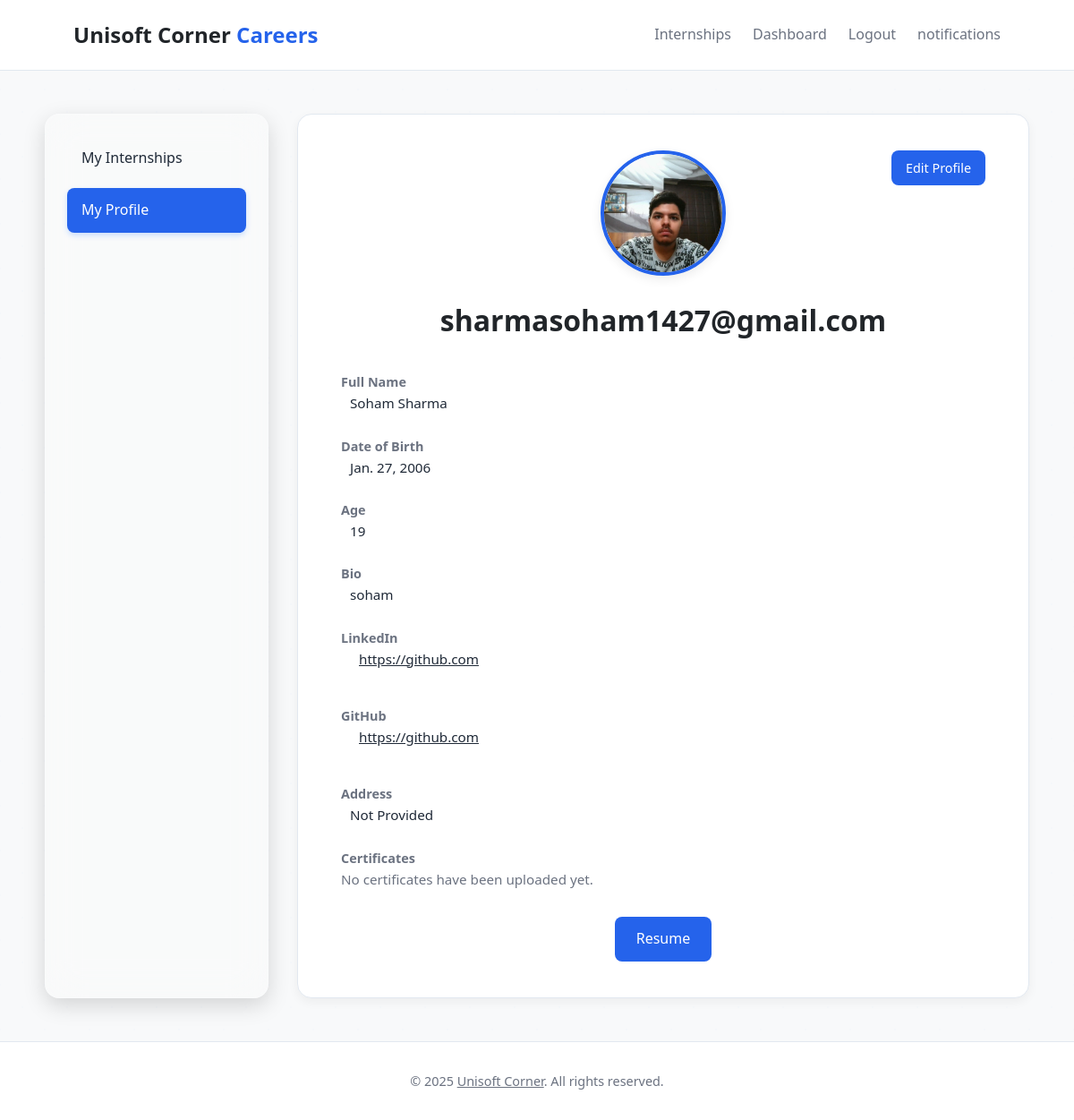
The app's page /account/dashboard/ (signed in), older data.
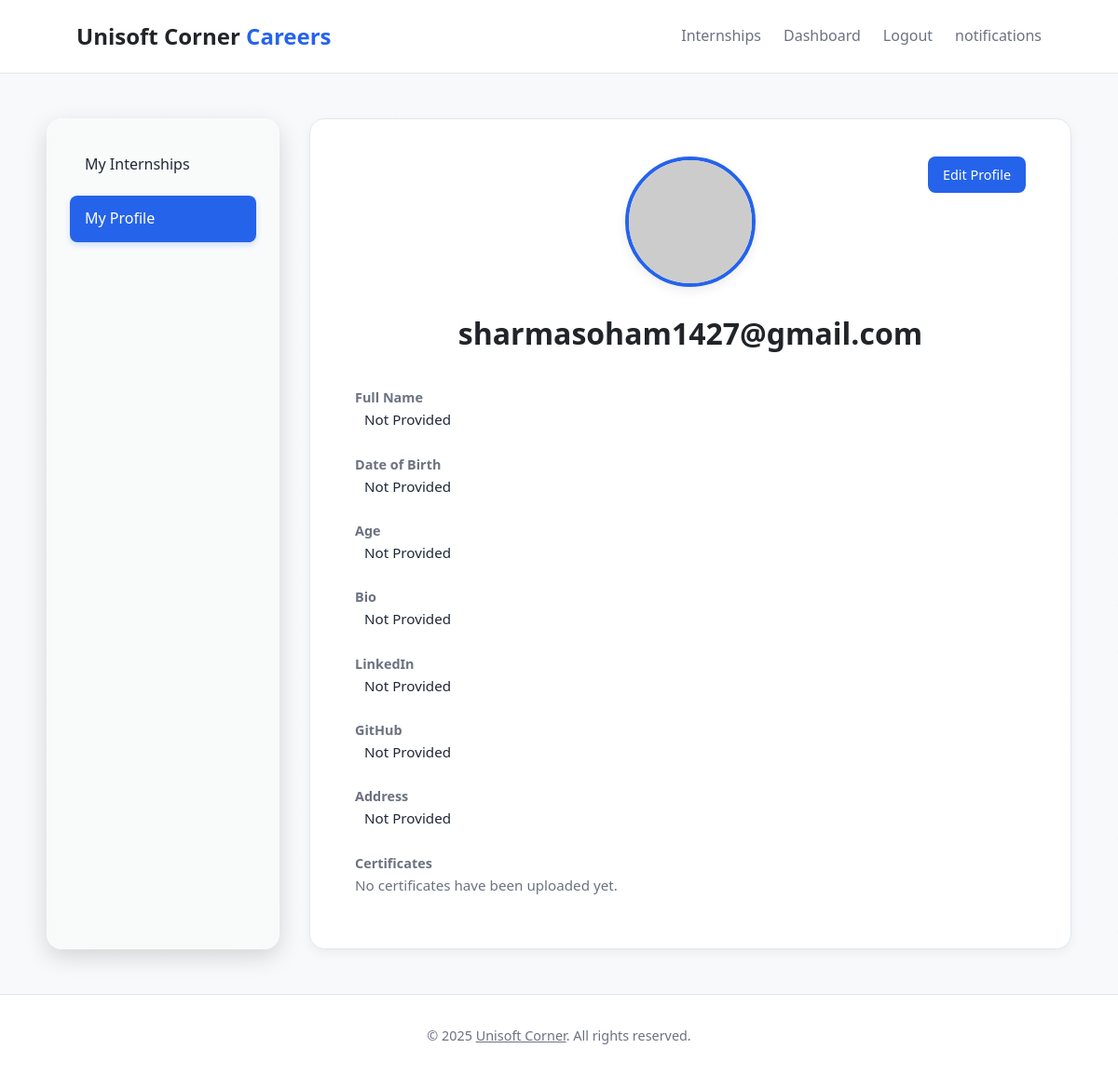
The same page, newer data.
### users/models.py (models this page shows, shortened)
class UserProfile(models.Model):
    user = models.OneToOneField(User, on_delete=models.CASCADE, related_name='profile')
    full_name = models.CharField(max_length=255, blank=True)
    dob = models.DateField(null=True, blank=True)
    profile_picture = models.ImageField(upload_to=upload_to_profile_pic, blank=True, null=True)
    resume = models.FileField(upload_to=upload_to_resume, blank=True, null=True)
    bio = models.TextField(blank=True, null=True)
    linkedin_url = models.URLField(blank=True)
    github_url = models.URLField(blank=True, null=True)
    address = models.TextField(blank=True, null=True)
    is_profile_complete = models.BooleanField(default=False)

class User(AbstractBaseUser, PermissionsMixin):
    email = models.EmailField(unique=True)
    is_staff = models.BooleanField(default=False) # Required for admin access
    is_active = models.BooleanField(default=True)
    date_joined = models.DateTimeField(default=timezone.now)
    USERNAME_FIELD = 'email'
    REQUIRED_FIELDS = [] # No other fields are required for createsuperuser
    objects = CustomUserManager()

### users/views.py (the view)
# urls.py: path('dashboard/', views.dashboard_view, name='dashboard'),
@login_required
def dashboard_view(request):
    user_profile, _ = UserProfile.objects.get_or_create(user=request.user)
    certificates = user_profile.certificates.all()
    age = None
    if user_profile.dob:
        today = date.today()
        age = today.year - user_profile.dob.year - ((today.month, today.day) < (user_profile.dob.month, user_profile.dob.day))
    context = {
        'user_profile': user_profile,
        'user': request.user,
        'certificates': certificates,
        'age': age
    }
    return render(request, 'users/dashboard.html', context)

### templates/users/dashboard.html (shortened to what this page needs)
{% extends 'core/base.html' %}
{% block content %}
<div class="container dashboard-container">
    <aside class="dashboard-sidebar">
        <nav class="sidebar-nav">
            <ul>
                <li><a href="{% url 'users:my_internships' %}">My Internships</a></li>
                <li><a href="#" class="active">My Profile</a></li>
            </ul>
        </nav>
    </aside>
    <div class="dashboard-content">
        <div class="profile-header">
            {% if user_profile.profile_picture %}
                <img src="{{ user_profile.profile_picture.url }}" alt="Profile Picture" class="profile-picture">
            {% else %}
                <img src="https://placehold.co/150x150/EBF4FF/7F9CF5?text={{ user.email|first|upper }}" alt="Profile Picture" class="profile-picture">
            {% endif %}
            <h1>{{ user.email }}</h1>
            <a href="{% url 'users:edit_profile' %}" class="edit-profile-btn">Edit Profile</a>
        </div>
        <div class="profile-info">
            <label>Full Name</label>
            <p>{{ user_profile.full_name|default:"Not Provided" }}</p>
            <label>Date of Birth</label>
            <p>{{ user_profile.dob|default:"Not Provided" }}</p>
            <label>Age</label>
            <p>{{ age|default:"Not Provided" }}</p>
            <label>Bio</label>
            <p>{{ user_profile.bio|default:"Not Provided" }}</p>
            <label>LinkedIn</label>
            <p>
                {% if user_profile.linkedin_url %}
                    <a href="{{ user_profile.linkedin_url }}" target="_blank">
                        {{ user_profile.linkedin_url }}
                    </a>
                {% else %}
                    Not Provided
                {% endif %}
            </p>
            <label>GitHub</label>
            <p>
                {% if user_profile.github_url %}
                    <a href="{{ user_profile.github_url }}" target="_blank">
                        {{ user_profile.github_url }}
                    </a>
                {% else %}
                    Not Provided
                {% endif %}
            </p>
            <label>Address</label>
            <p>{{ user_profile.address|default:"Not Provided" }}</p>
            <label>Certificates</label>
            {% if certificates %}
                <div class="certificate-grid">
                    {% for cert in certificates %}
                        <a href="{{ cert.file.url }}" target="_blank">{{ cert.title|default:"Certificate" }}</a>
                    {% endfor %}
                </div>
            {% else %}
                <p style="color: var(--muted-color); padding-left: 0;">No certificates have been uploaded yet.</p>
            {% endif %}
        </div>
        {% if user_profile.resume %}
        <div class="resume-link">
            <a href="{{ user_profile.resume.url }}" target="_blank">
                Resume
            </a>
        </div>
        {% endif %}
    </div>
</div>
{% endblock %}

### templates/core/base.html (shortened to what this page needs)
<!DOCTYPE html>
<html lang="en">
<head>
</head>
<body>
    <header class="header">
        {% include 'core/nav.html' %}
    </header>
    <main>
        {% block content %}{% endblock %}
    </main>
    <footer class="footer">
        <div class="container">
            <p>&copy; {% now "Y" %} <a href="https://unisoftcorner.com/" target="_blank" rel="noopener noreferrer">Unisoft Corner</a>. All rights reserved.</p>
        </div>
    </footer>
</body>
</html>

### templates/core/nav.html
<div class="container navbar">
            <a href="{% url 'core:home' %}" class="logo">Unisoft Corner <span>Careers</span></a>
            <nav class="nav-links">
                {% if user.is_authenticated %}
                    <a href="{% url 'internships:internship_listing' %}">Internships</a>
                    <a href="{% url 'users:dashboard' %}">Dashboard</a>
                    <a href="{% url 'users:logout' %}">Logout</a>
                    <a href="">notifications</a>
                {% else %}
                    <a href="{% url 'users:login' %}">Applicant Login</a>
                    <a href="{% url 'users:signup_choice' %}" class="nav-button">Create Profile</a>
                {% endif %}
            </nav>
        </div>

### templates/core/base.html (style rules this page uses)
:root { --primary-color: #0d6efd; --primary-hover: #0b5ed7; --secondary-color: #212529; --muted-color: #6c757d; --bg-color: #f8f9fa; --white-color: #ffffff; --border-color: #dee2e6; --font-family: system-ui, -apple-system, "Segoe UI", Roboto, "Helvetica Neue", Arial, sans-serif; }
* { margin: 0; padding: 0; box-sizing: border-box; }
body { font-family: var(--font-family); background-color: var(--bg-color); color: var(--secondary-color); line-height: 1.6; display: flex; flex-direction: column; min-height: 100vh; position: relative; overflow-x: hidden; }
main { flex-grow: 1; }
.container { max-width: 1100px; margin: 0 auto; padding: 0 2rem; }
.header { background-color: rgba(255, 255, 255, 0.9); backdrop-filter: blur(10px); border-bottom: 1px solid var(--border-color); padding: 1.25rem 0; position: sticky; top: 0; z-index: 100; }
.navbar { display: flex; justify-content: space-between; align-items: center; }
.logo { font-size: 1.5rem; font-weight: 600; color: var(--secondary-color); text-decoration: none; }
.logo span { color: var(--primary-color); }
.nav-links { display: flex; align-items: center; }
.nav-links a { color: var(--muted-color); text-decoration: none; margin-left: 1.5rem; font-weight: 500; position: relative; transition: all 0.3s ease; padding: 0.3rem 0; }
.nav-links a::after { content: ''; position: absolute; left: 0; bottom: -2px; height: 2px; width: 0; background-color: var(--primary-color); transition: width 0.3s ease; }
.footer { text-align: center; padding: 2rem 0; background-color: var(--white-color); border-top: 1px solid var(--border-color); color: var(--muted-color); font-size: 0.9rem; }
.footer a { color: var(--muted-color); text-decoration: underline; }

### templates/users/dashboard.html (style rules this page uses)
:root { --primary-color: #2563eb; --primary-hover: #1d4ed8; --border-color: #e2e8f0; --muted-color: #6b7280; --text-color: #1f2937; --white-color: #ffffff; --shadow-md: 0 4px 12px rgba(0, 0, 0, 0.05); }
.dashboard-container { display: flex; gap: 2rem; padding: 3rem 0; animation: fadeInUp 0.8s ease-out; }
.dashboard-sidebar { flex: 0 0 250px; background: rgba(255, 255, 255, 0.15); border-radius: 16px; padding: 1.5rem; backdrop-filter: blur(20px); -webkit-backdrop-filter: blur(20px); border: 1px solid rgba(255, 255, 255, 0.25); box-shadow: 0 8px 24px rgba(0, 0, 0, 0.15); }
.sidebar-nav ul { list-style: none; padding: 0; }
.sidebar-nav li a { display: block; padding: 0.75rem 1rem; margin-bottom: 0.5rem; text-decoration: none; font-weight: 500; color: var(--text-color); border-radius: 8px; transition: 0.3s ease; }
.sidebar-nav li a.active { background-color: var(--primary-color); color: #fff; box-shadow: 0 3px 6px rgba(13, 110, 253, 0.2); }
.dashboard-content { flex-grow: 1; background-color: #fff; padding: 2.5rem 3rem; border-radius: 16px; border: 1px solid var(--border-color); box-shadow: var(--shadow-md); }
.profile-header { text-align: center; margin-bottom: 2rem; position: relative; }
.profile-picture { width: 140px; height: 140px; border-radius: 50%; object-fit: cover; border: 4px solid var(--primary-color); box-shadow: 0 4px 12px rgba(0, 0, 0, 0.08); margin-bottom: 1rem; transition: transform 0.4s ease; }
.edit-profile-btn { position: absolute; top: 0; right: 0; background-color: var(--primary-color); color: white; padding: 0.5rem 1rem; font-size: 0.9rem; border: none; border-radius: 8px; text-decoration: none; transition: 0.3s ease; }
.profile-info label { font-weight: 600; display: block; margin-top: 1.5rem; color: var(--muted-color); font-size: 0.9rem; }
.profile-info p, .profile-info a { padding-left: 10px; color: var(--text-color); font-size: 0.95rem; margin-bottom: 1rem; display: flex; align-items: center; gap: 0.5rem; }

Row changes from the older to the newer data that the page shows:
removed UserProfile: profile_picture (picture), full_name "Soham Sharma", dob "Jan. 27, 2006", bio "soham", linkedin_url "https://github.com", github_url "https://github.com", address "Not Provided"
added UserProfile: full_name "Not Provided", dob "Not Provided", bio "Not Provided", address "Not Provided"
Text that changed along with them:
{{ age|default:"Not Provided" }}: "19" → "Not Provided"
text no longer shown: "Resume"
text now shown: "Not Provided Not Provided"
